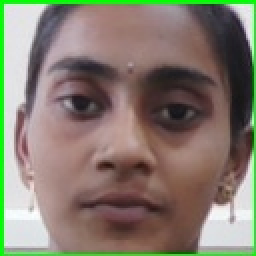
#> input picture dataset/Navya/1.jpg, 128 x 128 px, given in place of the camera (shown 2 times larger)
$ python collect_images.py
#> lines starting #> are read from the running program, lines starting #| are printed output that depends on the picture; after the words box and inside, x2 and y2 are one past the last pixel; in counts of white or black regions, pixels touching at a corner belong together
import cv2
import os

person_name = input("Enter Person Name: ")
#> the answer given: dataset/Navya/1.jpg

save_path = os.path.join("dataset", person_name)
os.makedirs(save_path, exist_ok=True)

face_cascade = cv2.CascadeClassifier(
    cv2.data.haarcascades +
    "haarcascade_frontalface_default.xml"
)

cap = cv2.VideoCapture(0)

count = len(os.listdir(save_path))

while True:

    ret, frame = cap.read()
#> frame is the input picture: shape (128, 128, 3); mean B, G, R 110.6, 123.9, 132.5

    if not ret:
        break

    gray = cv2.cvtColor(frame, cv2.COLOR_BGR2GRAY)
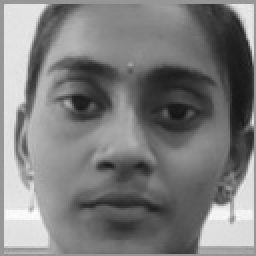
#> gray: shape (128, 128) (shown 2 times larger); min 20, max 255, mean 124.9

    faces = face_cascade.detectMultiScale(
        gray,
        scaleFactor=1.3,
        minNeighbors=5
    )
#> faces = [[5, 10, 116, 116]]

    for (x, y, w, h) in faces:

        cv2.rectangle(
            frame,
            (x, y),
            (x + w, y + h),
            (0, 255, 0),
            2
        )

        face = frame[y:y+h, x:x+w]

        cv2.putText(
            frame,
            "Press C to Capture",
            (20, 40),
            cv2.FONT_HERSHEY_SIMPLEX,
            0.8,
            (0, 255, 0),
            2
        )
#> this loop made 1 pass
#> pass 1, `face = frame[y:y+h, x:x+w]`:
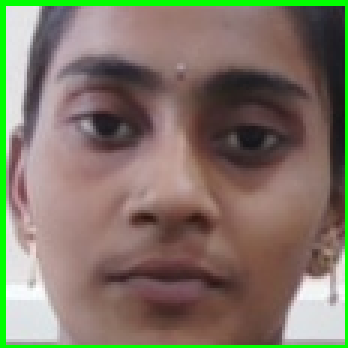
#> face: shape (116, 116, 3) (shown 3 times larger); mean B, G, R 102.4, 118, 127.6
#> after the loop:
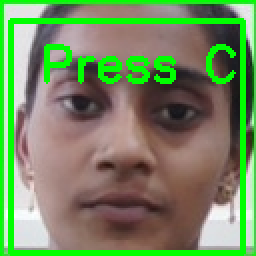
#> frame: shape (128, 128, 3) (shown 2 times larger); 12.29% of pixels changed, all inside (x1, y1, x2, y2) = (4, 9, 123, 128)

    cv2.imshow("Face Dataset Collection", frame)

    key = cv2.waitKey(1)
#> (key q is pressed here)

    if key == ord('c') and len(faces) > 0:

        count += 1

        face = frame[y:y+h, x:x+w]

        face = cv2.resize(face, (128, 128))

        cv2.imwrite(
            os.path.join(save_path, f"{count}.jpg"),
            face
        )

        print(f"Saved Image {count}")

    elif key == ord('q'):
        break

cap.release()
cv2.destroyAllWindows()

$ run again, on dataset/Navya/100.jpg
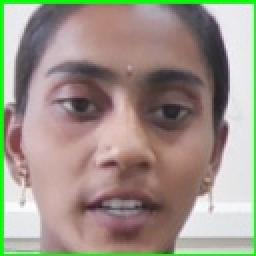
#> input picture dataset/Navya/100.jpg, 128 x 128 px, given in place of the camera (shown 2 times larger)
#> frame is the input picture: shape (128, 128, 3); mean B, G, R 137, 148.7, 158
#> `gray = cv2.cvtColor(frame, cv2.COLOR_BGR2GRAY)`:
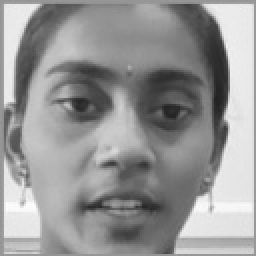
#> gray: shape (128, 128) (shown 2 times larger); min 33, max 253, mean 150.1
#> faces = [[7, 8, 116, 116]]
#> the loop `for (x, y, w, h) in faces: ` made 1 pass
#> after the loop `for (x, y, w, h) in faces:`:
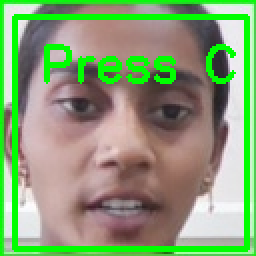
#> frame: shape (128, 128, 3) (shown 2 times larger); 12.29% of pixels changed, all inside (x1, y1, x2, y2) = (6, 7, 125, 126)

$ run again, on dataset/Navya/11.jpg
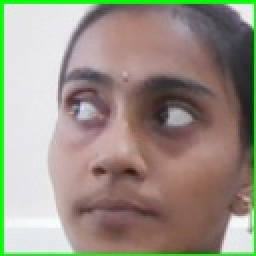
#> input picture dataset/Navya/11.jpg, 128 x 128 px, given in place of the camera (shown 2 times larger)
#> frame is the input picture: shape (128, 128, 3); mean B, G, R 133.6, 146.2, 154
#> `gray = cv2.cvtColor(frame, cv2.COLOR_BGR2GRAY)`:
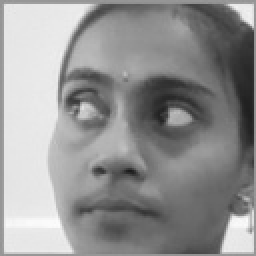
#> gray: shape (128, 128) (shown 2 times larger); min 27, max 252, mean 147.1
#> faces = [[9, 9, 109, 109]]
#> the loop `for (x, y, w, h) in faces: ` made 1 pass
#> after the loop `for (x, y, w, h) in faces:`:
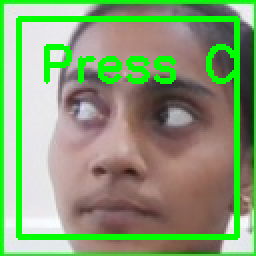
#> frame: shape (128, 128, 3) (shown 2 times larger); 11.76% of pixels changed, all inside (x1, y1, x2, y2) = (8, 8, 120, 120)
